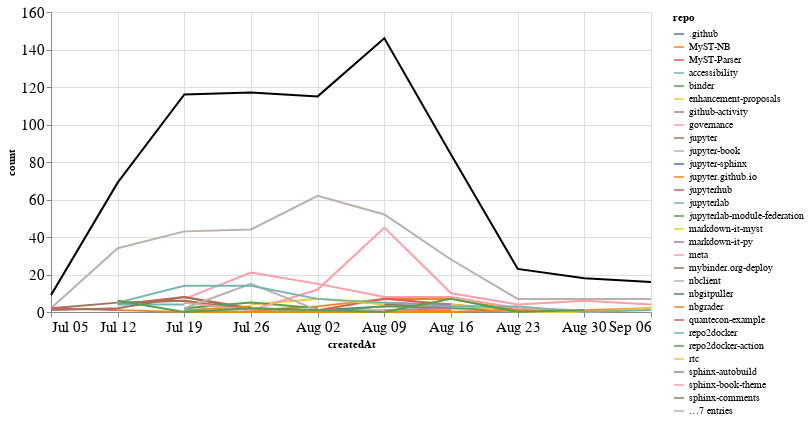

This figure's notebook cell:
### Markdown cell above
## Comments

### Code cell
comments_time = comments.groupby('repo').resample('W', on='createdAt').count()['author'].reset_index()
comments_time = comments_time.rename(columns={'author': 'count'})
comments_time_total = comments_time.groupby('createdAt').agg({"count": "sum"}).reset_index()
ch1 = alt.Chart(comments_time, width=600).mark_line().encode(
    x='createdAt',
    y='count',
    color='repo',
    tooltip="repo"
)

ch2 = alt.Chart(comments_time_total, width=600).mark_line(color="black").encode(
    x='createdAt',
    y='count',
)

ch1 + ch2

### Figure 1 — Vega-Lite specification as saved in the notebook (floating-point values rounded to 4 significant figures; data arrays with more than 128 entries replaced by an {"elided": "..."} marker saying what was removed)
{"config": {"axisLeft": {"labelFontSize": 15}, "axisBottom": {"labelFontSize": 15}}, "layer": [{"data": {"name": "data-9a98c6c2e7f1274b505905e65da58030"}, "mark": "line", "encoding": {"color": {"type": "nominal", "field": "repo"}, "tooltip": {"type": "nominal", "field": "repo"}, "x": {"type": "temporal", "field": "createdAt"}, "y": {"type": "quantitative", "field": "count"}}, "width": 600}, {"data": {"name": "data-734a7530a0075ddca8d2780ff9df4309"}, "mark": {"type": "line", "color": "black"}, "encoding": {"x": {"type": "temporal", "field": "createdAt"}, "y": {"type": "quantitative", "field": "count"}}, "width": 600}], "$schema": "https://vega.github.io/schema/vega-lite/v4.8.1.json", "datasets": {"data-9a98c6c2e7f1274b505905e65da58030": {"elided": "133 records"}, "data-734a7530a0075ddca8d2780ff9df4309": [{"createdAt": "2020-07-05T00:00:00", "count": 9}, {"createdAt": "2020-07-12T00:00:00", "count": 69}, {"createdAt": "2020-07-19T00:00:00", "count": 116}, {"createdAt": "2020-07-26T00:00:00", "count": 117}, {"createdAt": "2020-08-02T00:00:00", "count": 115}, {"createdAt": "2020-08-09T00:00:00", "count": 146}, {"createdAt": "2020-08-16T00:00:00", "count": 84}, {"createdAt": "2020-08-23T00:00:00", "count": 23}, {"createdAt": "2020-08-30T00:00:00", "count": 18}, {"createdAt": "2020-09-06T00:00:00", "count": 16}]}}
